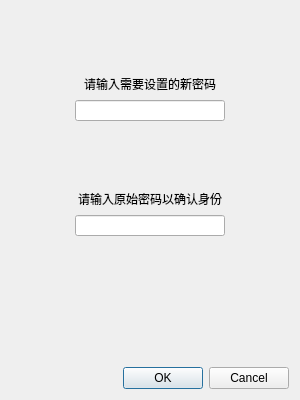
<?xml version="1.0" encoding="UTF-8"?>
<ui version="4.0">
 <class>Dialog</class>
 <widget class="QDialog" name="Dialog">
  <property name="geometry">
   <rect>
    <x>0</x>
    <y>0</y>
    <width>300</width>
    <height>400</height>
   </rect>
  </property>
  <property name="minimumSize">
   <size>
    <width>300</width>
    <height>400</height>
   </size>
  </property>
  <property name="maximumSize">
   <size>
    <width>300</width>
    <height>400</height>
   </size>
  </property>
  <property name="windowTitle">
   <string>MMK密码修改</string>
  </property>
  <layout class="QVBoxLayout" name="verticalLayout">
   <item>
    <spacer name="verticalSpacer_2">
     <property name="orientation">
      <enum>Qt::Vertical</enum>
     </property>
     <property name="sizeHint" stdset="0">
      <size>
       <width>20</width>
       <height>40</height>
      </size>
     </property>
    </spacer>
   </item>
   <item>
    <layout class="QHBoxLayout" name="horizontalLayout_3">
     <item>
      <spacer name="horizontalSpacer_7">
       <property name="orientation">
        <enum>Qt::Horizontal</enum>
       </property>
       <property name="sizeHint" stdset="0">
        <size>
         <width>40</width>
         <height>20</height>
        </size>
       </property>
      </spacer>
     </item>
     <item>
      <widget class="QLabel" name="label_4">
       <property name="text">
        <string>请输入需要设置的新密码</string>
       </property>
       <property name="textFormat">
        <enum>Qt::PlainText</enum>
       </property>
       <property name="alignment">
        <set>Qt::AlignCenter</set>
       </property>
      </widget>
     </item>
     <item>
      <spacer name="horizontalSpacer_8">
       <property name="orientation">
        <enum>Qt::Horizontal</enum>
       </property>
       <property name="sizeHint" stdset="0">
        <size>
         <width>40</width>
         <height>20</height>
        </size>
       </property>
      </spacer>
     </item>
    </layout>
   </item>
   <item>
    <layout class="QHBoxLayout" name="horizontalLayout_10">
     <item>
      <spacer name="horizontalSpacer_3">
       <property name="orientation">
        <enum>Qt::Horizontal</enum>
       </property>
       <property name="sizeHint" stdset="0">
        <size>
         <width>40</width>
         <height>20</height>
        </size>
       </property>
      </spacer>
     </item>
     <item>
      <widget class="QLineEdit" name="lineEdit">
       <property name="minimumSize">
        <size>
         <width>150</width>
         <height>21</height>
        </size>
       </property>
       <property name="maximumSize">
        <size>
         <width>150</width>
         <height>21</height>
        </size>
       </property>
      </widget>
     </item>
     <item>
      <spacer name="horizontalSpacer_4">
       <property name="orientation">
        <enum>Qt::Horizontal</enum>
       </property>
       <property name="sizeHint" stdset="0">
        <size>
         <width>40</width>
         <height>20</height>
        </size>
       </property>
      </spacer>
     </item>
    </layout>
   </item>
   <item>
    <spacer name="verticalSpacer_3">
     <property name="orientation">
      <enum>Qt::Vertical</enum>
     </property>
     <property name="sizeHint" stdset="0">
      <size>
       <width>20</width>
       <height>40</height>
      </size>
     </property>
    </spacer>
   </item>
   <item>
    <layout class="QHBoxLayout" name="horizontalLayout_2">
     <item>
      <spacer name="horizontalSpacer_9">
       <property name="orientation">
        <enum>Qt::Horizontal</enum>
       </property>
       <property name="sizeHint" stdset="0">
        <size>
         <width>40</width>
         <height>20</height>
        </size>
       </property>
      </spacer>
     </item>
     <item>
      <widget class="QLabel" name="label_5">
       <property name="text">
        <string>请输入原始密码以确认身份</string>
       </property>
      </widget>
     </item>
     <item>
      <spacer name="horizontalSpacer_10">
       <property name="orientation">
        <enum>Qt::Horizontal</enum>
       </property>
       <property name="sizeHint" stdset="0">
        <size>
         <width>40</width>
         <height>20</height>
        </size>
       </property>
      </spacer>
     </item>
    </layout>
   </item>
   <item>
    <layout class="QHBoxLayout" name="horizontalLayout_11">
     <item>
      <spacer name="horizontalSpacer_5">
       <property name="orientation">
        <enum>Qt::Horizontal</enum>
       </property>
       <property name="sizeHint" stdset="0">
        <size>
         <width>40</width>
         <height>20</height>
        </size>
       </property>
      </spacer>
     </item>
     <item>
      <widget class="QLineEdit" name="lineEdit_2">
       <property name="minimumSize">
        <size>
         <width>150</width>
         <height>21</height>
        </size>
       </property>
       <property name="maximumSize">
        <size>
         <width>150</width>
         <height>21</height>
        </size>
       </property>
       <property name="echoMode">
        <enum>QLineEdit::Password</enum>
       </property>
      </widget>
     </item>
     <item>
      <spacer name="horizontalSpacer_6">
       <property name="orientation">
        <enum>Qt::Horizontal</enum>
       </property>
       <property name="sizeHint" stdset="0">
        <size>
         <width>40</width>
         <height>20</height>
        </size>
       </property>
      </spacer>
     </item>
    </layout>
   </item>
   <item>
    <spacer name="verticalSpacer_5">
     <property name="orientation">
      <enum>Qt::Vertical</enum>
     </property>
     <property name="sizeHint" stdset="0">
      <size>
       <width>20</width>
       <height>40</height>
      </size>
     </property>
    </spacer>
   </item>
   <item>
    <spacer name="verticalSpacer_4">
     <property name="orientation">
      <enum>Qt::Vertical</enum>
     </property>
     <property name="sizeHint" stdset="0">
      <size>
       <width>20</width>
       <height>40</height>
      </size>
     </property>
    </spacer>
   </item>
   <item>
    <widget class="QDialogButtonBox" name="buttonBox">
     <property name="standardButtons">
      <set>QDialogButtonBox::Cancel|QDialogButtonBox::Ok</set>
     </property>
    </widget>
   </item>
  </layout>
 </widget>
 <resources/>
 <connections/>
</ui>
